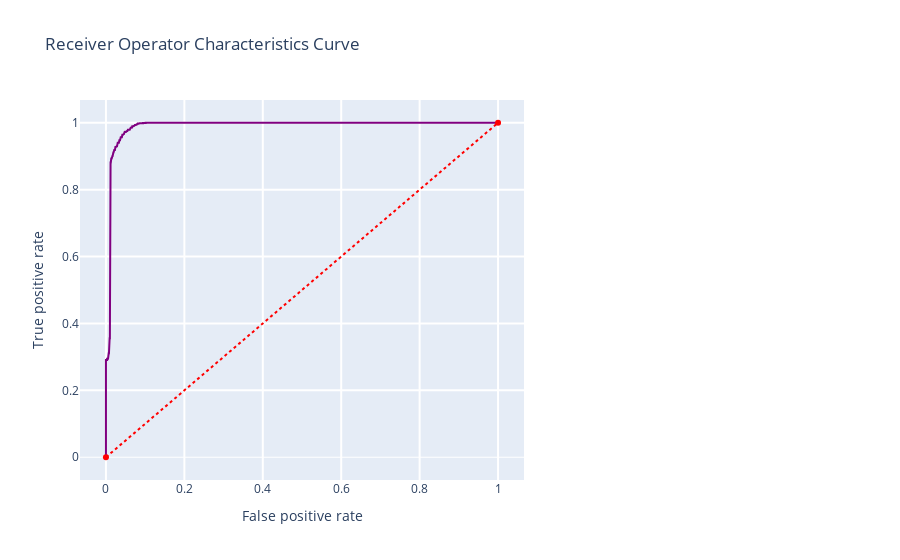

The notebook cell this image was saved under:
### Code cell
print(recall_score(y_test_log, y_pred_LCV))
print(precision_score(y_test_log, y_pred_LCV))
print(accuracy_score(y_test_log, y_pred_LCV))
print(confusion_matrix(y_test_log, y_pred_LCV))
print(classification_report(y_test_log,y_pred_LCV))

threshold_plot(model_LCV, X_train_log, y_train_log)
roc_conf_plot(model_LCV, X_train_log, y_train_log,  X_test_log, y_test_log)
LCV_model = model_metric(model_LCV, X_train_log, y_train_log, X_test_log, y_test_log, "Logistic Regression CV")

### Figure 1 — Plotly figure (JSON) as saved in the notebook; plotly's stock layout.template omitted (floating-point values rounded to 4 significant figures; data arrays with more than 128 entries replaced by an {"elided": "..."} marker saying what was removed)
{"data": [{"line": {"color": "purple", "width": 2}, "name": "Roc : 0.9592721322399604", "type": "scatter", "x": {"elided": "168 float values"}, "y": {"elided": "168 float values"}}, {"line": {"color": "red", "dash": "dot", "width": 2}, "type": "scatter", "x": [0, 1], "y": [0, 1]}], "layout": {"showlegend": false, "title": {"text": "Receiver Operator Characteristics Curve"}, "xaxis": {"domain": [0, 0.6], "gridwidth": 2, "ticklen": 5, "title": {"text": "False positive rate"}}, "yaxis": {"gridwidth": 2, "ticklen": 5, "title": {"text": "True positive rate"}, "zerolinewidth": 1}}}
